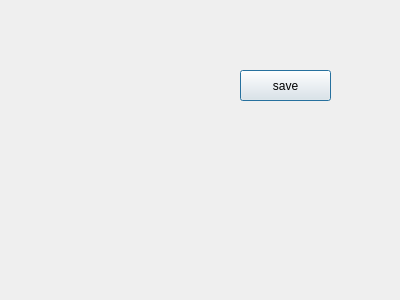
<?xml version="1.0" encoding="UTF-8"?>
<ui version="4.0">
 <class>MakeAsymmerticKey</class>
 <widget class="QDialog" name="MakeAsymmerticKey">
  <property name="geometry">
   <rect>
    <x>0</x>
    <y>0</y>
    <width>400</width>
    <height>300</height>
   </rect>
  </property>
  <property name="windowTitle">
   <string>Dialog</string>
  </property>
  <widget class="QPushButton" name="save_to">
   <property name="geometry">
    <rect>
     <x>240</x>
     <y>70</y>
     <width>91</width>
     <height>31</height>
    </rect>
   </property>
   <property name="text">
    <string>save</string>
   </property>
  </widget>
 </widget>
 <resources/>
 <connections/>
</ui>
